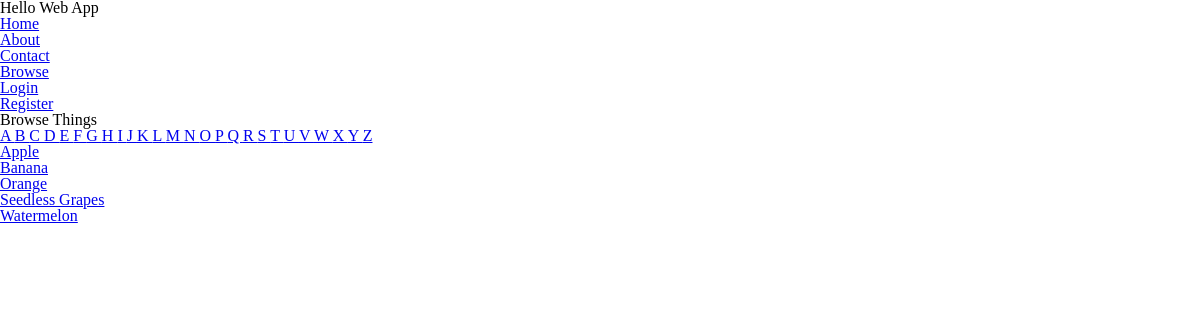
Screenshot of /browse/name/ with the database file from the repository.
### collection/models.py (models this page shows)
class Thing(models.Model):
    name = models.CharField(max_length=255)
    description = models.TextField()
    slug = models.SlugField(unique=True)
    user = models.OneToOneField(User, blank=True, null=True)

### collection/views.py (the view)
def browse_by_name(request, initial=None):
	if initial:
		things = Thing.objects.filter(name__istartswith=initial)
		things = things.order_by('name')
	else:
		things = Thing.objects.all().order_by('name')
	return render(request,
	    'search/search.html',{
		    'things': things,
			'initial': initial
		})

### collection/templates/search/search.html (shortened to what this page needs)
{% extends 'layouts/base.html' %}
{% block content %}
  <h1>
    Browse Things
  </h1>
  {% for letter in 'abcdefghijklmnopqrstuvwxyz' %}
    <a href="{% url 'browse_by_name' initial=letter %}"
    >
    {{ letter|upper }}
    </a>
  {% endfor %}
  {% for thing in things %}
  <ul>
    <li>
      <a href="{% url 'thing_detail' slug=thing.slug %}">
        {{ thing.name }}
      </a>
    </li>
  </ul>
  {% empty %}
  <p>
    Sorry, no results!
  </p>
  {% endfor %}
{% endblock %}

### rows the page displays
Thing: name "Apple"
Thing: name "Banana"
Thing: name "Orange"
Thing: name "Seedless Grapes"
Thing: name "Watermelon"

### other values shown
{{ letter|upper }} "A" "B" "C" "D" "E" "F" "G" "H" "I" "J" "K" "L" "M" "N" "O" "P" "Q" "R" "S" "T" "U" "V" "W" "X" "Y" "Z"
